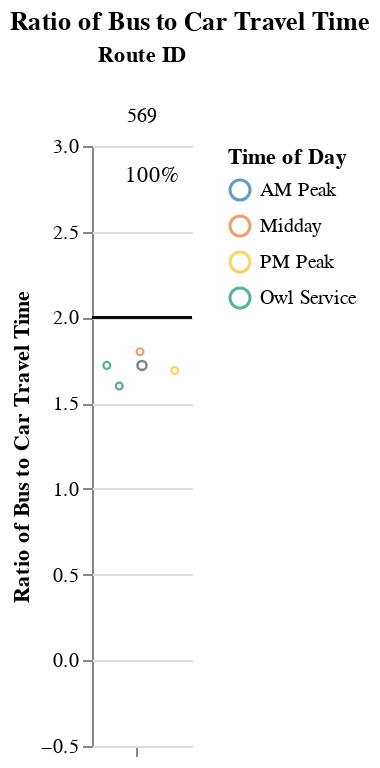
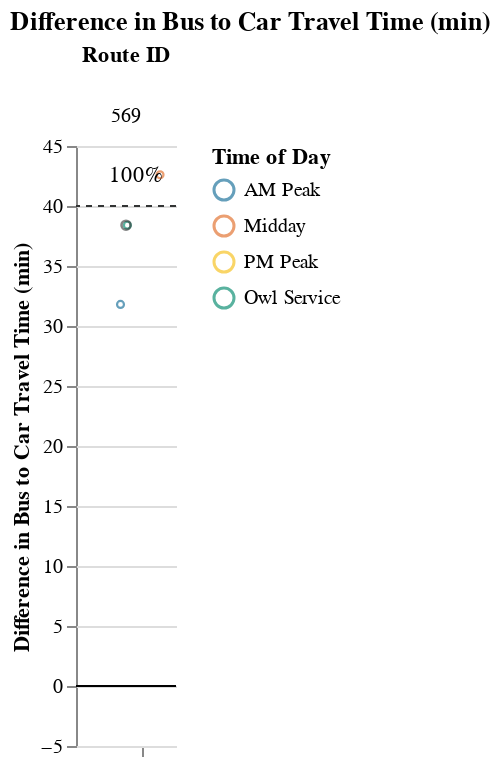

Notebook code cell kept with these figures, in order:
### Markdown cell above
### Long Routes (> 1.5 hrs)

### Code cell
route_group = "long"
try:
    display_charts_for_route_group(df, route_group)
except:
    print("No routes meet this criteria.")

### Figure 1 — Vega-Lite specification as saved in the notebook (floating-point values rounded to 4 significant figures)
{"config": {"view": {"continuousWidth": 400, "continuousHeight": 300, "stroke": null}, "facet": {"spacing": 0}}, "data": {"name": "data-7589708cd09d8651430c97ec053f426c"}, "facet": {"column": {"field": "route_id", "sort": ["569"], "title": "Route ID", "type": "nominal"}}, "spec": {"layer": [{"mark": "rule", "encoding": {"color": {"value": "black"}, "y": {"field": "cutoff", "type": "quantitative"}}, "selection": {"selector005": {"type": "interval", "bind": "scales", "encodings": ["x", "y"]}}}, {"mark": {"type": "point", "opacity": 0.65, "size": 12, "strokeWidth": 1.1}, "encoding": {"color": {"field": "time_of_day", "scale": {"range": ["#136C97", "#E16B26", "#F6BF16", "#00896B", "#7790A3", "#5B559C"]}, "sort": ["AM Peak", "Midday", "PM Peak", "Owl Service"], "title": "Time of Day", "type": "nominal"}, "tooltip": [{"field": "route_id", "type": "nominal"}, {"field": "route_name", "type": "nominal"}, {"field": "trip_id", "type": "nominal"}, {"field": "service_hours", "type": "quantitative"}, {"field": "car_duration_hours", "type": "quantitative"}, {"field": "bus_multiplier", "type": "quantitative"}, {"field": "bus_difference", "type": "quantitative"}, {"field": "num_trips", "type": "quantitative"}, {"field": "num_competitive", "type": "quantitative"}, {"field": "pct_trips_competitive", "type": "quantitative"}, {"field": "p25", "type": "quantitative"}, {"field": "p50", "type": "quantitative"}, {"field": "p75", "type": "quantitative"}], "x": {"axis": {"grid": false, "labels": false, "ticks": true, "values": [0]}, "field": "jitter", "scale": {}, "title": null, "type": "quantitative"}, "y": {"field": "bus_multiplier", "scale": {"domain": [-0.25, 3.0]}, "title": "Ratio of Bus to Car Travel Time", "type": "quantitative"}}, "transform": [{"calculate": "sqrt(-2*log(random()))*cos(2*PI*random())", "as": "jitter"}], "width": 50}, {"layer": [{"mark": {"type": "point", "opacity": 0.6, "size": 20, "strokeWidth": 1.3}, "encoding": {"color": {"value": "#323434"}, "y": {"field": "bus_multiplier", "type": "quantitative"}}, "transform": [{"filter": "(datum.p50_trip === 1)"}]}, {"mark": {"type": "text", "align": "center", "baseline": "middle"}, "encoding": {"color": {"value": "black"}, "text": {"field": "pct_trips_competitive", "format": ".0%", "type": "quantitative"}, "tooltip": [{"field": "route_id", "type": "nominal"}, {"field": "route_name", "type": "nominal"}, {"field": "trip_id", "type": "nominal"}, {"field": "service_hours", "type": "quantitative"}, {"field": "car_duration_hours", "type": "quantitative"}, {"field": "bus_multiplier", "type": "quantitative"}, {"field": "bus_difference", "type": "quantitative"}, {"field": "num_trips", "type": "quantitative"}, {"field": "num_competitive", "type": "quantitative"}, {"field": "pct_trips_competitive", "type": "quantitative"}, {"field": "p25", "type": "quantitative"}, {"field": "p50", "type": "quantitative"}, {"field": "p75", "type": "quantitative"}], "x": {"value": 30}, "y": {"value": 15}}, "transform": [{"calculate": "sqrt(-2*log(random()))*cos(2*PI*random())", "as": "jitter"}, {"filter": "(datum.fastest_trip === 1)"}]}]}]}, "resolve": {"scale": {"y": "shared"}}, "title": "Ratio of Bus to Car Travel Time", "$schema": "https://vega.github.io/schema/vega-lite/v4.17.0.json", "datasets": {"data-7589708cd09d8651430c97ec053f426c": [{"calitp_itp_id": 11, "trip_key": 593832735237289932, "trip_id": "t_1529_b_414_tn_0", "shape_id": "p_867", "route_id": "569", "service_hours": 1.42, "trip_first_departure_ts": 27120, "trip_last_arrival_ts": 32220, "departure_hour": 7, "time_of_day": "AM Peak", "p25": 1.48, "p50": 1.515, "p75": 1.548, "p50_trip": 0, "fastest_trip": 1, "car_duration_hours": 0.89, "competitive_route": 1, "bus_multiplier": 1.6, "bus_difference": 31.8, "num_trips": 4, "num_competitive": 4, "pct_trips_competitive": 1.0, "bus_difference_spread": 10.8, "route_group": "long", "max_trip_hrs": 1.6, "max_trip_route_group": 1.6, "below_cutoff": 3, "pct_below_cutoff": 0.75, "name": "Amador Regional Transit System", "caltrans_district": "10 - Stockton", "drmt_organization_name": "['recGiMlqrcpPxScAH']", "route_name": "Sacramento", "cutoff2": 40, "cutoff": 2}, {"calitp_itp_id": 11, "trip_key": 2849629540374377473, "trip_id": "t_1530_b_414_tn_0", "shape_id": "p_867", "route_id": "569", "service_hours": 1.5, "trip_first_departure_ts": 61560, "trip_last_arrival_ts": 66960, "departure_hour": 17, "time_of_day": "PM Peak", "p25": 1.48, "p50": 1.515, "p75": 1.548, "p50_trip": 0, "fastest_trip": 0, "car_duration_hours": 0.89, "competitive_route": 1, "bus_multiplier": 1.69, "bus_difference": 36.6, "num_trips": 4, "num_competitive": 4, "pct_trips_competitive": 1.0, "bus_difference_spread": 10.8, "route_group": "long", "max_trip_hrs": 1.6, "max_trip_route_group": 1.6, "below_cutoff": 3, "pct_below_cutoff": 0.75, "name": "Amador Regional Transit System", "caltrans_district": "10 - Stockton", "drmt_organization_name": "['recGiMlqrcpPxScAH']", "route_name": "Sacramento", "cutoff2": 40, "cutoff": 2}, {"calitp_itp_id": 11, "trip_key": -6324348899433350338, "trip_id": "t_1528_b_414_tn_0", "shape_id": "p_859", "route_id": "569", "service_hours": 1.53, "trip_first_departure_ts": 21600, "trip_last_arrival_ts": 27120, "departure_hour": 6, "time_of_day": "Owl Service", "p25": 1.48, "p50": 1.515, "p75": 1.548, "p50_trip": 1, "fastest_trip": 0, "car_duration_hours": 0.89, "competitive_route": 1, "bus_multiplier": 1.72, "bus_difference": 38.4, "num_trips": 4, "num_competitive": 4, "pct_trips_competitive": 1.0, "bus_difference_spread": 10.8, "route_group": "long", "max_trip_hrs": 1.6, "max_trip_route_group": 1.6, "below_cutoff": 3, "pct_below_cutoff": 0.75, "name": "Amador Regional Transit System", "caltrans_district": "10 - Stockton", "drmt_organization_name": "['recGiMlqrcpPxScAH']", "route_name": "Sacramento", "cutoff2": 40, "cutoff": 2}, {"calitp_itp_id": 11, "trip_key": -7066308270664786304, "trip_id": "t_1542_b_414_tn_0", "shape_id": "p_859", "route_id": "569", "service_hours": 1.6, "trip_first_departure_ts": 55800, "trip_last_arrival_ts": 61560, "departure_hour": 15, "time_of_day": "Midday", "p25": 1.48, "p50": 1.515, "p75": 1.548, "p50_trip": 0, "fastest_trip": 0, "car_duration_hours": 0.89, "competitive_route": 1, "bus_multiplier": 1.8, "bus_difference": 42.6, "num_trips": 4, "num_competitive": 4, "pct_trips_competitive": 1.0, "bus_difference_spread": 10.8, "route_group": "long", "max_trip_hrs": 1.6, "max_trip_route_group": 1.6, "below_cutoff": 3, "pct_below_cutoff": 0.75, "name": "Amador Regional Transit System", "caltrans_district": "10 - Stockton", "drmt_organization_name": "['recGiMlqrcpPxScAH']", "route_name": "Sacramento", "cutoff2": 40, "cutoff": 2}]}}

### Figure 2 — Vega-Lite specification as saved in the notebook (floating-point values rounded to 4 significant figures)
{"config": {"view": {"continuousWidth": 400, "continuousHeight": 300, "stroke": null}, "facet": {"spacing": 0}}, "data": {"name": "data-f1e1ef16d77badfbcd3abde924c380b7"}, "facet": {"column": {"field": "route_id", "sort": ["569"], "title": "Route ID", "type": "nominal"}}, "spec": {"layer": [{"mark": "rule", "encoding": {"color": {"value": "black"}, "y": {"field": "cutoff", "type": "quantitative"}}, "selection": {"selector006": {"type": "interval", "bind": "scales", "encodings": ["x", "y"]}}}, {"mark": {"type": "rule", "strokeDash": [3, 3]}, "encoding": {"color": {"value": "#323434"}, "y": {"field": "cutoff2", "type": "quantitative"}}}, {"mark": {"type": "point", "opacity": 0.65, "size": 12, "strokeWidth": 1.1}, "encoding": {"color": {"field": "time_of_day", "scale": {"range": ["#136C97", "#E16B26", "#F6BF16", "#00896B", "#7790A3", "#5B559C"]}, "sort": ["AM Peak", "Midday", "PM Peak", "Owl Service"], "title": "Time of Day", "type": "nominal"}, "tooltip": [{"field": "route_id", "type": "nominal"}, {"field": "route_name", "type": "nominal"}, {"field": "trip_id", "type": "nominal"}, {"field": "service_hours", "type": "quantitative"}, {"field": "car_duration_hours", "type": "quantitative"}, {"field": "bus_multiplier", "type": "quantitative"}, {"field": "bus_difference", "type": "quantitative"}, {"field": "num_trips", "type": "quantitative"}, {"field": "num_competitive", "type": "quantitative"}, {"field": "pct_trips_competitive", "type": "quantitative"}, {"field": "p25", "type": "quantitative"}, {"field": "p50", "type": "quantitative"}, {"field": "p75", "type": "quantitative"}], "x": {"axis": {"grid": false, "labels": false, "ticks": true, "values": [0]}, "field": "jitter", "scale": {}, "title": null, "type": "quantitative"}, "y": {"field": "bus_difference", "scale": {"domain": [-5, 45.0]}, "title": "Difference in Bus to Car Travel Time (min)", "type": "quantitative"}}, "transform": [{"calculate": "sqrt(-2*log(random()))*cos(2*PI*random())", "as": "jitter"}], "width": 50}, {"layer": [{"mark": {"type": "point", "opacity": 0.6, "size": 20, "strokeWidth": 1.3}, "encoding": {"color": {"value": "#323434"}, "y": {"field": "bus_difference", "type": "quantitative"}}, "transform": [{"filter": "(datum.p50_trip === 1)"}]}, {"mark": {"type": "text", "align": "center", "baseline": "middle"}, "encoding": {"color": {"value": "black"}, "text": {"field": "pct_trips_competitive", "format": ".0%", "type": "quantitative"}, "tooltip": [{"field": "route_id", "type": "nominal"}, {"field": "route_name", "type": "nominal"}, {"field": "trip_id", "type": "nominal"}, {"field": "service_hours", "type": "quantitative"}, {"field": "car_duration_hours", "type": "quantitative"}, {"field": "bus_multiplier", "type": "quantitative"}, {"field": "bus_difference", "type": "quantitative"}, {"field": "num_trips", "type": "quantitative"}, {"field": "num_competitive", "type": "quantitative"}, {"field": "pct_trips_competitive", "type": "quantitative"}, {"field": "p25", "type": "quantitative"}, {"field": "p50", "type": "quantitative"}, {"field": "p75", "type": "quantitative"}], "x": {"value": 30}, "y": {"value": 15}}, "transform": [{"calculate": "sqrt(-2*log(random()))*cos(2*PI*random())", "as": "jitter"}, {"filter": "(datum.fastest_trip === 1)"}]}]}]}, "resolve": {"scale": {"y": "shared"}}, "title": "Difference in Bus to Car Travel Time (min)", "$schema": "https://vega.github.io/schema/vega-lite/v4.17.0.json", "datasets": {"data-f1e1ef16d77badfbcd3abde924c380b7": [{"calitp_itp_id": 11, "trip_key": 593832735237289932, "trip_id": "t_1529_b_414_tn_0", "shape_id": "p_867", "route_id": "569", "service_hours": 1.42, "trip_first_departure_ts": 27120, "trip_last_arrival_ts": 32220, "departure_hour": 7, "time_of_day": "AM Peak", "p25": 1.48, "p50": 1.515, "p75": 1.548, "p50_trip": 0, "fastest_trip": 1, "car_duration_hours": 0.89, "competitive_route": 1, "bus_multiplier": 1.6, "bus_difference": 31.8, "num_trips": 4, "num_competitive": 4, "pct_trips_competitive": 1.0, "bus_difference_spread": 10.8, "route_group": "long", "max_trip_hrs": 1.6, "max_trip_route_group": 1.6, "below_cutoff": 3, "pct_below_cutoff": 0.75, "name": "Amador Regional Transit System", "caltrans_district": "10 - Stockton", "drmt_organization_name": "['recGiMlqrcpPxScAH']", "route_name": "Sacramento", "cutoff2": 40, "cutoff": 0}, {"calitp_itp_id": 11, "trip_key": 2849629540374377473, "trip_id": "t_1530_b_414_tn_0", "shape_id": "p_867", "route_id": "569", "service_hours": 1.5, "trip_first_departure_ts": 61560, "trip_last_arrival_ts": 66960, "departure_hour": 17, "time_of_day": "PM Peak", "p25": 1.48, "p50": 1.515, "p75": 1.548, "p50_trip": 0, "fastest_trip": 0, "car_duration_hours": 0.89, "competitive_route": 1, "bus_multiplier": 1.69, "bus_difference": 36.6, "num_trips": 4, "num_competitive": 4, "pct_trips_competitive": 1.0, "bus_difference_spread": 10.8, "route_group": "long", "max_trip_hrs": 1.6, "max_trip_route_group": 1.6, "below_cutoff": 3, "pct_below_cutoff": 0.75, "name": "Amador Regional Transit System", "caltrans_district": "10 - Stockton", "drmt_organization_name": "['recGiMlqrcpPxScAH']", "route_name": "Sacramento", "cutoff2": 40, "cutoff": 0}, {"calitp_itp_id": 11, "trip_key": -6324348899433350338, "trip_id": "t_1528_b_414_tn_0", "shape_id": "p_859", "route_id": "569", "service_hours": 1.53, "trip_first_departure_ts": 21600, "trip_last_arrival_ts": 27120, "departure_hour": 6, "time_of_day": "Owl Service", "p25": 1.48, "p50": 1.515, "p75": 1.548, "p50_trip": 1, "fastest_trip": 0, "car_duration_hours": 0.89, "competitive_route": 1, "bus_multiplier": 1.72, "bus_difference": 38.4, "num_trips": 4, "num_competitive": 4, "pct_trips_competitive": 1.0, "bus_difference_spread": 10.8, "route_group": "long", "max_trip_hrs": 1.6, "max_trip_route_group": 1.6, "below_cutoff": 3, "pct_below_cutoff": 0.75, "name": "Amador Regional Transit System", "caltrans_district": "10 - Stockton", "drmt_organization_name": "['recGiMlqrcpPxScAH']", "route_name": "Sacramento", "cutoff2": 40, "cutoff": 0}, {"calitp_itp_id": 11, "trip_key": -7066308270664786304, "trip_id": "t_1542_b_414_tn_0", "shape_id": "p_859", "route_id": "569", "service_hours": 1.6, "trip_first_departure_ts": 55800, "trip_last_arrival_ts": 61560, "departure_hour": 15, "time_of_day": "Midday", "p25": 1.48, "p50": 1.515, "p75": 1.548, "p50_trip": 0, "fastest_trip": 0, "car_duration_hours": 0.89, "competitive_route": 1, "bus_multiplier": 1.8, "bus_difference": 42.6, "num_trips": 4, "num_competitive": 4, "pct_trips_competitive": 1.0, "bus_difference_spread": 10.8, "route_group": "long", "max_trip_hrs": 1.6, "max_trip_route_group": 1.6, "below_cutoff": 3, "pct_below_cutoff": 0.75, "name": "Amador Regional Transit System", "caltrans_district": "10 - Stockton", "drmt_organization_name": "['recGiMlqrcpPxScAH']", "route_name": "Sacramento", "cutoff2": 40, "cutoff": 0}]}}
